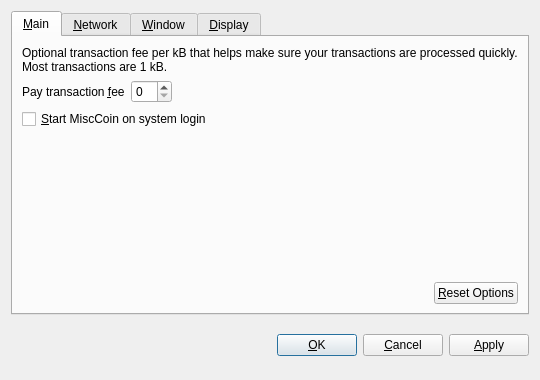
<?xml version="1.0" encoding="UTF-8"?>
<ui version="4.0">
 <class>OptionsDialog</class>
 <widget class="QDialog" name="OptionsDialog">
  <property name="geometry">
   <rect>
    <x>0</x>
    <y>0</y>
    <width>540</width>
    <height>380</height>
   </rect>
  </property>
  <property name="windowTitle">
   <string>Options</string>
  </property>
  <property name="modal">
   <bool>true</bool>
  </property>
  <layout class="QVBoxLayout" name="verticalLayout">
   <item>
    <widget class="QTabWidget" name="tabWidget">
     <property name="tabPosition">
      <enum>QTabWidget::North</enum>
     </property>
     <property name="currentIndex">
      <number>0</number>
     </property>
     <widget class="QWidget" name="tabMain">
      <attribute name="title">
       <string>&amp;Main</string>
      </attribute>
      <layout class="QVBoxLayout" name="verticalLayout_Main">
       <item>
        <widget class="QLabel" name="transactionFeeInfoLabel">
         <property name="text">
          <string>Optional transaction fee per kB that helps make sure your transactions are processed quickly. Most transactions are 1 kB.</string>
         </property>
         <property name="textFormat">
          <enum>Qt::PlainText</enum>
         </property>
         <property name="wordWrap">
          <bool>true</bool>
         </property>
        </widget>
       </item>
       <item>
        <layout class="QHBoxLayout" name="horizontalLayout_1_Main">
         <item>
          <widget class="QLabel" name="transactionFeeLabel">
           <property name="text">
            <string>Pay transaction &amp;fee</string>
           </property>
           <property name="textFormat">
            <enum>Qt::PlainText</enum>
           </property>
           <property name="buddy">
            <cstring>transactionFee</cstring>
           </property>
          </widget>
         </item>
         <item>
          <widget class="BitcoinAmountField" name="transactionFee"/>
         </item>
         <item>
          <spacer name="horizontalSpacer_1_Main">
           <property name="orientation">
            <enum>Qt::Horizontal</enum>
           </property>
           <property name="sizeHint" stdset="0">
            <size>
             <width>40</width>
             <height>20</height>
            </size>
           </property>
          </spacer>
         </item>
        </layout>
       </item>
       <item>
        <widget class="QCheckBox" name="bitcoinAtStartup">
         <property name="toolTip">
          <string>Automatically start MiscCoin after logging in to the system.</string>
         </property>
         <property name="text">
          <string>&amp;Start MiscCoin on system login</string>
         </property>
        </widget>
       </item>
       <item>
        <spacer name="verticalSpacer_Main">
         <property name="orientation">
          <enum>Qt::Vertical</enum>
         </property>
         <property name="sizeHint" stdset="0">
          <size>
           <width>20</width>
           <height>40</height>
          </size>
         </property>
        </spacer>
       </item>
       <item>
        <layout class="QHBoxLayout" name="horizontalLayout_2_Main">
         <item>
          <spacer name="horizontalSpacer_2_Main">
           <property name="orientation">
            <enum>Qt::Horizontal</enum>
           </property>
           <property name="sizeHint" stdset="0">
            <size>
             <width>40</width>
             <height>20</height>
            </size>
           </property>
          </spacer>
         </item>
         <item>
          <widget class="QPushButton" name="resetButton">
           <property name="toolTip">
            <string>Reset all client options to default.</string>
           </property>
           <property name="text">
            <string>&amp;Reset Options</string>
           </property>
           <property name="autoDefault">
            <bool>false</bool>
           </property>
          </widget>
         </item>
        </layout>
       </item>
      </layout>
     </widget>
     <widget class="QWidget" name="tabNetwork">
      <attribute name="title">
       <string>&amp;Network</string>
      </attribute>
      <layout class="QVBoxLayout" name="verticalLayout_Network">
       <item>
        <widget class="QCheckBox" name="mapPortUpnp">
         <property name="toolTip">
          <string>Automatically open the MiscCoin client port on the router. This only works when your router supports UPnP and it is enabled.</string>
         </property>
         <property name="text">
          <string>Map port using &amp;UPnP</string>
         </property>
        </widget>
       </item>
       <item>
        <widget class="QCheckBox" name="connectSocks">
         <property name="toolTip">
          <string>Connect to the MiscCoin network through a SOCKS proxy (e.g. when connecting through Tor).</string>
         </property>
         <property name="text">
          <string>&amp;Connect through SOCKS proxy:</string>
         </property>
        </widget>
       </item>
       <item>
        <layout class="QHBoxLayout" name="horizontalLayout_Network">
         <item>
          <widget class="QLabel" name="proxyIpLabel">
           <property name="text">
            <string>Proxy &amp;IP:</string>
           </property>
           <property name="textFormat">
            <enum>Qt::PlainText</enum>
           </property>
           <property name="buddy">
            <cstring>proxyIp</cstring>
           </property>
          </widget>
         </item>
         <item>
          <widget class="QValidatedLineEdit" name="proxyIp">
           <property name="maximumSize">
            <size>
             <width>140</width>
             <height>16777215</height>
            </size>
           </property>
           <property name="toolTip">
            <string>IP address of the proxy (e.g. 127.0.0.1)</string>
           </property>
          </widget>
         </item>
         <item>
          <widget class="QLabel" name="proxyPortLabel">
           <property name="text">
            <string>&amp;Port:</string>
           </property>
           <property name="textFormat">
            <enum>Qt::PlainText</enum>
           </property>
           <property name="buddy">
            <cstring>proxyPort</cstring>
           </property>
          </widget>
         </item>
         <item>
          <widget class="QLineEdit" name="proxyPort">
           <property name="maximumSize">
            <size>
             <width>55</width>
             <height>16777215</height>
            </size>
           </property>
           <property name="toolTip">
            <string>Port of the proxy (e.g. 9050)</string>
           </property>
          </widget>
         </item>
         <item>
          <widget class="QLabel" name="socksVersionLabel">
           <property name="text">
            <string>SOCKS &amp;Version:</string>
           </property>
           <property name="textFormat">
            <enum>Qt::PlainText</enum>
           </property>
           <property name="buddy">
            <cstring>socksVersion</cstring>
           </property>
          </widget>
         </item>
         <item>
          <widget class="QValueComboBox" name="socksVersion">
           <property name="toolTip">
            <string>SOCKS version of the proxy (e.g. 5)</string>
           </property>
          </widget>
         </item>
         <item>
          <spacer name="horizontalSpacer_Network">
           <property name="orientation">
            <enum>Qt::Horizontal</enum>
           </property>
           <property name="sizeHint" stdset="0">
            <size>
             <width>40</width>
             <height>20</height>
            </size>
           </property>
          </spacer>
         </item>
        </layout>
       </item>
       <item>
        <spacer name="verticalSpacer_Network">
         <property name="orientation">
          <enum>Qt::Vertical</enum>
         </property>
         <property name="sizeHint" stdset="0">
          <size>
           <width>20</width>
           <height>40</height>
          </size>
         </property>
        </spacer>
       </item>
      </layout>
     </widget>
     <widget class="QWidget" name="tabWindow">
      <attribute name="title">
       <string>&amp;Window</string>
      </attribute>
      <layout class="QVBoxLayout" name="verticalLayout_Window">
       <item>
        <widget class="QCheckBox" name="minimizeToTray">
         <property name="toolTip">
          <string>Show only a tray icon after minimizing the window.</string>
         </property>
         <property name="text">
          <string>&amp;Minimize to the tray instead of the taskbar</string>
         </property>
        </widget>
       </item>
       <item>
        <widget class="QCheckBox" name="minimizeOnClose">
         <property name="toolTip">
          <string>Minimize instead of exit the application when the window is closed. When this option is enabled, the application will be closed only after selecting Quit in the menu.</string>
         </property>
         <property name="text">
          <string>M&amp;inimize on close</string>
         </property>
        </widget>
       </item>
       <item>
        <spacer name="verticalSpacer_Window">
         <property name="orientation">
          <enum>Qt::Vertical</enum>
         </property>
         <property name="sizeHint" stdset="0">
          <size>
           <width>20</width>
           <height>40</height>
          </size>
         </property>
        </spacer>
       </item>
      </layout>
     </widget>
     <widget class="QWidget" name="tabDisplay">
      <attribute name="title">
       <string>&amp;Display</string>
      </attribute>
      <layout class="QVBoxLayout" name="verticalLayout_Display">
       <item>
        <layout class="QHBoxLayout" name="horizontalLayout_1_Display">
         <item>
          <widget class="QLabel" name="langLabel">
           <property name="text">
            <string>User Interface &amp;language:</string>
           </property>
           <property name="textFormat">
            <enum>Qt::PlainText</enum>
           </property>
           <property name="buddy">
            <cstring>lang</cstring>
           </property>
          </widget>
         </item>
         <item>
          <widget class="QValueComboBox" name="lang">
           <property name="toolTip">
            <string>The user interface language can be set here. This setting will take effect after restarting MiscCoin.</string>
           </property>
          </widget>
         </item>
        </layout>
       </item>
       <item>
        <layout class="QHBoxLayout" name="horizontalLayout_2_Display">
         <item>
          <widget class="QLabel" name="unitLabel">
           <property name="text">
            <string>&amp;Unit to show amounts in:</string>
           </property>
           <property name="textFormat">
            <enum>Qt::PlainText</enum>
           </property>
           <property name="buddy">
            <cstring>unit</cstring>
           </property>
          </widget>
         </item>
         <item>
          <widget class="QValueComboBox" name="unit">
           <property name="toolTip">
            <string>Choose the default subdivision unit to show in the interface and when sending coins.</string>
           </property>
          </widget>
         </item>
        </layout>
       </item>
       <item>
        <widget class="QCheckBox" name="displayAddresses">
         <property name="toolTip">
          <string>Whether to show MiscCoin addresses in the transaction list or not.</string>
         </property>
         <property name="text">
          <string>&amp;Display addresses in transaction list</string>
         </property>
        </widget>
       </item>
       <item>
        <widget class="QCheckBox" name="coinControlFeatures">
         <property name="toolTip">
          <string>Whether to show coin control features or not.</string>
         </property>
         <property name="text">
          <string>Display coin &amp;control features (experts only!)</string>
         </property>
        </widget>
       </item>
       <item>
        <spacer name="verticalSpacer_Display">
         <property name="orientation">
          <enum>Qt::Vertical</enum>
         </property>
         <property name="sizeHint" stdset="0">
          <size>
           <width>20</width>
           <height>40</height>
          </size>
         </property>
        </spacer>
       </item>
      </layout>
     </widget>
    </widget>
   </item>
   <item>
    <layout class="QHBoxLayout" name="horizontalLayout_Buttons">
     <item>
      <spacer name="horizontalSpacer_1">
       <property name="orientation">
        <enum>Qt::Horizontal</enum>
       </property>
       <property name="sizeHint" stdset="0">
        <size>
         <width>40</width>
         <height>48</height>
        </size>
       </property>
      </spacer>
     </item>
     <item>
      <widget class="QLabel" name="statusLabel">
       <property name="font">
        <font>
         <weight>75</weight>
         <bold>true</bold>
        </font>
       </property>
       <property name="text">
        <string/>
       </property>
       <property name="textFormat">
        <enum>Qt::PlainText</enum>
       </property>
       <property name="wordWrap">
        <bool>true</bool>
       </property>
      </widget>
     </item>
     <item>
      <spacer name="horizontalSpacer_2">
       <property name="orientation">
        <enum>Qt::Horizontal</enum>
       </property>
       <property name="sizeHint" stdset="0">
        <size>
         <width>40</width>
         <height>48</height>
        </size>
       </property>
      </spacer>
     </item>
     <item>
      <widget class="QPushButton" name="okButton">
       <property name="text">
        <string>&amp;OK</string>
       </property>
      </widget>
     </item>
     <item>
      <widget class="QPushButton" name="cancelButton">
       <property name="text">
        <string>&amp;Cancel</string>
       </property>
       <property name="autoDefault">
        <bool>false</bool>
       </property>
      </widget>
     </item>
     <item>
      <widget class="QPushButton" name="applyButton">
       <property name="text">
        <string>&amp;Apply</string>
       </property>
       <property name="autoDefault">
        <bool>false</bool>
       </property>
      </widget>
     </item>
    </layout>
   </item>
  </layout>
 </widget>
 <customwidgets>
  <customwidget>
   <class>BitcoinAmountField</class>
   <extends>QSpinBox</extends>
   <header>bitcoinamountfield.h</header>
  </customwidget>
  <customwidget>
   <class>QValueComboBox</class>
   <extends>QComboBox</extends>
   <header>qvaluecombobox.h</header>
  </customwidget>
  <customwidget>
   <class>QValidatedLineEdit</class>
   <extends>QLineEdit</extends>
   <header>qvalidatedlineedit.h</header>
  </customwidget>
 </customwidgets>
 <resources/>
 <connections/>
</ui>
